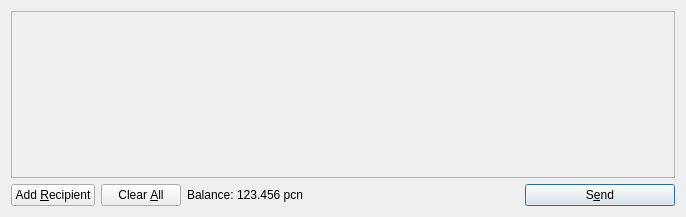
<?xml version="1.0" encoding="UTF-8"?>
<ui version="4.0">
 <class>SendCoinsDialog</class>
 <widget class="QDialog" name="SendCoinsDialog">
  <property name="geometry">
   <rect>
    <x>0</x>
    <y>0</y>
    <width>686</width>
    <height>217</height>
   </rect>
  </property>
  <property name="windowTitle">
   <string>Send Coins</string>
  </property>
  <layout class="QVBoxLayout" name="verticalLayout">
   <item>
    <widget class="QScrollArea" name="scrollArea">
     <property name="widgetResizable">
      <bool>true</bool>
     </property>
     <widget class="QWidget" name="scrollAreaWidgetContents">
      <property name="geometry">
       <rect>
        <x>0</x>
        <y>0</y>
        <width>666</width>
        <height>165</height>
       </rect>
      </property>
      <layout class="QVBoxLayout" name="verticalLayout_2">
       <property name="margin">
        <number>0</number>
       </property>
       <item>
        <layout class="QVBoxLayout" name="entries">
         <property name="spacing">
          <number>6</number>
         </property>
        </layout>
       </item>
       <item>
        <spacer name="verticalSpacer">
         <property name="orientation">
          <enum>Qt::Vertical</enum>
         </property>
         <property name="sizeHint" stdset="0">
          <size>
           <width>20</width>
           <height>40</height>
          </size>
         </property>
        </spacer>
       </item>
      </layout>
     </widget>
    </widget>
   </item>
   <item>
    <layout class="QHBoxLayout" name="horizontalLayout">
     <item>
      <widget class="QPushButton" name="addButton">
       <property name="toolTip">
        <string>Send to multiple recipients at once</string>
       </property>
       <property name="text">
        <string>Add &amp;Recipient</string>
       </property>
       <property name="icon">
        <iconset resource="../bitcoin.qrc">
         <normaloff>:/icons/add</normaloff>:/icons/add</iconset>
       </property>
       <property name="autoDefault">
        <bool>false</bool>
       </property>
      </widget>
     </item>
     <item>
      <widget class="QPushButton" name="clearButton">
       <property name="sizePolicy">
        <sizepolicy hsizetype="Minimum" vsizetype="Fixed">
         <horstretch>0</horstretch>
         <verstretch>0</verstretch>
        </sizepolicy>
       </property>
       <property name="toolTip">
        <string>Remove all transaction fields</string>
       </property>
       <property name="text">
        <string>Clear &amp;All</string>
       </property>
       <property name="icon">
        <iconset resource="../bitcoin.qrc">
         <normaloff>:/icons/remove</normaloff>:/icons/remove</iconset>
       </property>
       <property name="autoRepeatDelay">
        <number>300</number>
       </property>
       <property name="autoDefault">
        <bool>false</bool>
       </property>
      </widget>
     </item>
     <item>
      <layout class="QHBoxLayout" name="horizontalLayout_2">
       <property name="spacing">
        <number>3</number>
       </property>
       <item>
        <widget class="QLabel" name="label">
         <property name="text">
          <string>Balance:</string>
         </property>
        </widget>
       </item>
       <item>
        <widget class="QLabel" name="labelBalance">
         <property name="cursor">
          <cursorShape>IBeamCursor</cursorShape>
         </property>
         <property name="text">
          <string>123.456 pcn</string>
         </property>
         <property name="textInteractionFlags">
          <set>Qt::LinksAccessibleByMouse|Qt::TextSelectableByKeyboard|Qt::TextSelectableByMouse</set>
         </property>
        </widget>
       </item>
      </layout>
     </item>
     <item>
      <spacer name="horizontalSpacer">
       <property name="orientation">
        <enum>Qt::Horizontal</enum>
       </property>
       <property name="sizeHint" stdset="0">
        <size>
         <width>40</width>
         <height>20</height>
        </size>
       </property>
      </spacer>
     </item>
     <item>
      <widget class="QPushButton" name="sendButton">
       <property name="minimumSize">
        <size>
         <width>150</width>
         <height>0</height>
        </size>
       </property>
       <property name="toolTip">
        <string>Confirm the send action</string>
       </property>
       <property name="text">
        <string>S&amp;end</string>
       </property>
       <property name="icon">
        <iconset resource="../bitcoin.qrc">
         <normaloff>:/icons/send</normaloff>:/icons/send</iconset>
       </property>
       <property name="default">
        <bool>true</bool>
       </property>
      </widget>
     </item>
    </layout>
   </item>
  </layout>
 </widget>
 <resources>
  <include location="../bitcoin.qrc"/>
 </resources>
 <connections/>
</ui>
